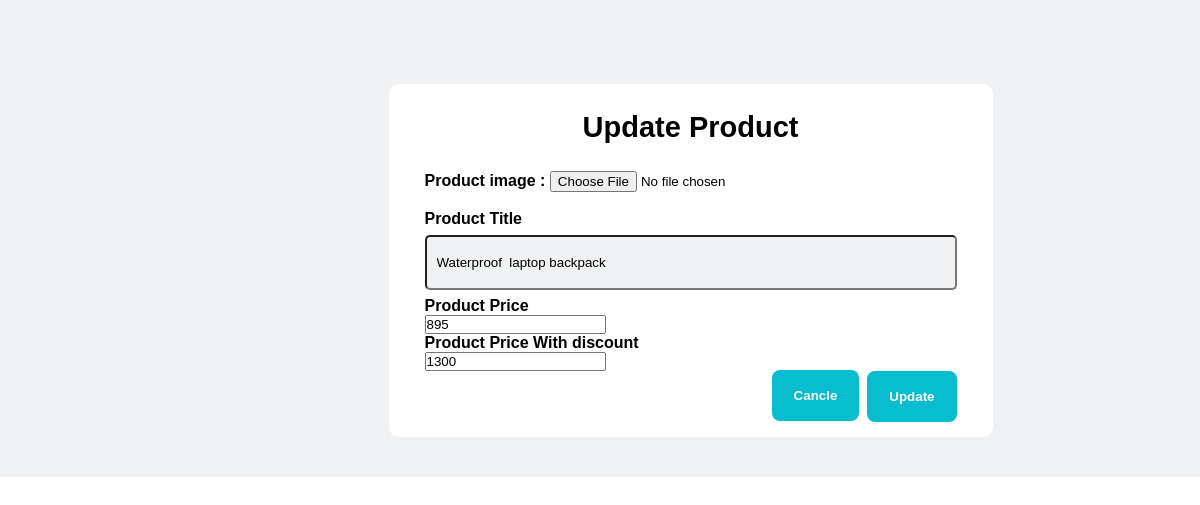
The app's page /admin/editProduct.php?id=6 (signed in) with its own data.
### tables this page shows
CREATE TABLE `product` (
  `id` int(11) NOT NULL,
  `p_image` varchar(255) NOT NULL,
  `p_title` varchar(255) NOT NULL,
  `p_price` int(11) NOT NULL,
  `p_priceBD` int(11) NOT NULL
);

### admin/editProduct.php (the view, shortened to what this page needs)
<!DOCTYPE html>
<html lang="en">
<head>
    <link rel="stylesheet" href="../style.css">
</head>
<body>
	<section class="addProduct" style="background:#f0f1f2; padding: 54px 0 40px 0px;">
		<div class="addProduct">
			<div class="addArea">
				<h1>Update Product</h1>
				<?php
		        		require_once("../connection.php");
		        		$editId = $_REQUEST['id'];
		        		$selectQuery = "SELECT * FROM product WHERE id = '$editId' ";
		        		$runQuery = mysqli_query($conn,$selectQuery);
		        		if($runQuery==true){
		        			while($myData=mysqli_fetch_array($runQuery)){?>
				<form enctype="multipart/form-data" action="editProduct_core.php" method="post">
					<span style="font-weight: bold;">Product image : </span>
					<input type="file" name="PrdImg" required><br><br>
					<label for="title">Product Title</label><br>
					<input type="text" class="p_title" name="title" autocomplete="off" required value="<?php echo $myData['p_title']; ?>"></input> <br>
					<label for="price">Product Price</label><br>
					<input type="number" name="price" autocomplete="off" required value="<?php echo $myData['p_price']; ?>"><br>
					<label for="BDprice">Product Price With discount </label><br>
					<input type="number" name="BDprice" autocomplete="off"  value="<?php echo $myData['p_priceBD']; ?>"><br>
					<input type="submit" value="Update" name="submit" class="AdminSubmit" style="padding: 18px 22px;float: right;" onclick="return confirm('Update')"><br>
				<?php  }} ?>
				</form>
				<a href="manageProduct.php" onclick="return confirm('Cancle')"><button class="AdminSubmit" style="padding: 18px 22px;float: right;margin: -19px 8px;margin-bottom: 16px;">Cancle</button></a>
			</div>
		</div>
	</section>
</body>

### style.css (style rules this page uses)
html { scroll-behavior: smooth; }
* { margin: 0; padding: 0; font-family: sans-serif; box-sizing: border-box; }
.addProduct { display: flex; justify-content: center; padding-left: 181px; }
.addArea { background: white; font-weight: bold; width: 604px; border-radius: 10px; padding: 0 36px; }
.addProduct { display: flex; justify-content: center; padding-left: 181px; padding-top: 30px; }
.addProduct h1 { text-align: center; padding: 27px 0px; font-size: 29px; }
input.p_title { width: 100%; height: 55px; padding: 10px; background: #f0f1f2; border-radius: 5px; margin: 7px 0px; }
.AdminSubmit { background: #07bdcf; color: white; font-weight: bold; border: none; border-radius: 8px; cursor: pointer; padding: 18px 50px; }

### records on screen
product: title "Waterproof laptop backpack", price "895", BDprice "1300"
